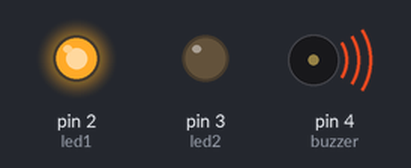
A sketch run on a simulated Arduino Uno, built with avr-gcc and run on an emulated ATmega328P. On the bench: output pins drawn as LEDs (lit = HIGH), buzzer (waves = sounding).

Above: at 0.2 s.
At 1.7 s:
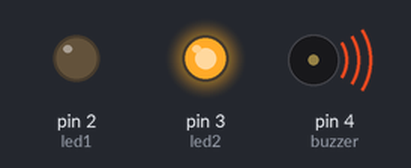
Timing chart, 0 to 3.0 s (numbered marks = the images above):
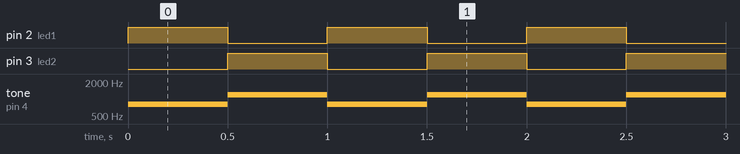

Measured:
- by itself, pin 2 (led1), pin 3 (led2): alternates HIGH for 0.50 s and LOW for 0.50 s
- by itself, tone on pin 4 (buzzer): alternates 1200 Hz for 0.50 s and 800 Hz for 0.50 s

The sketch:

flip_flop.ino
```cpp
int led1 = 2;
int led2 = 3;
int buzzer = 4;

void setup() {
  pinMode(led1, OUTPUT);
  pinMode(led2, OUTPUT);
}

void loop() {

  // LED 1 nyala + suara 1
  digitalWrite(led1, HIGH);
  digitalWrite(led2, LOW);
  tone(buzzer, 800);   // suara rendah
  delay(500);

  // LED 2 nyala + suara 2
  digitalWrite(led1, LOW);
  digitalWrite(led2, HIGH);
  tone(buzzer, 1200);  // suara lebih tinggi
  delay(500);

}
```
